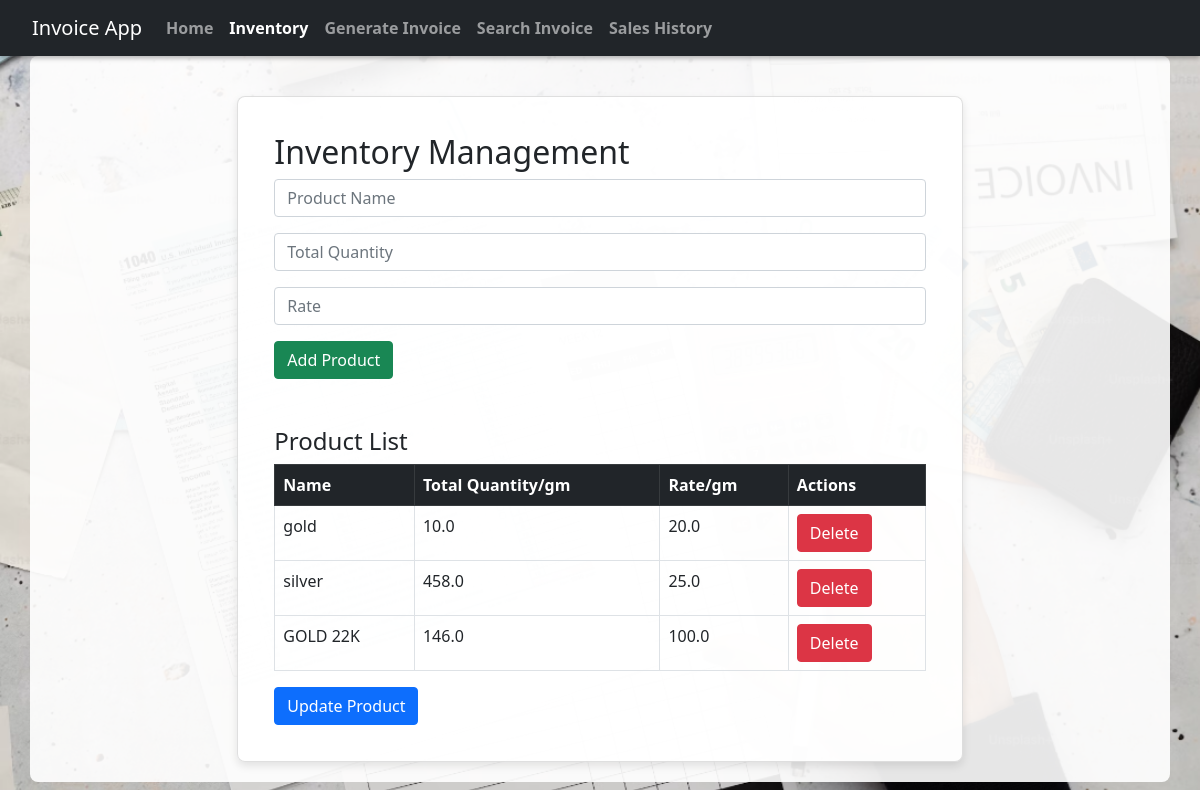
Page /inventory on the committed database.
### models.py (models this page shows)
class Product(db.Model):
    id = db.Column(db.Integer, primary_key=True)
    name = db.Column(db.String(100), nullable=False)
    total_quantity = db.Column(db.Float, nullable=False)
    rate = db.Column(db.Float, nullable=False)
    items = db.relationship('InvoiceItem', backref='product', cascade="all, delete-orphan", passive_deletes=True)

### app.py (the view)
@app.route('/inventory')
def inventory():
    products = Product.query.all()
    return render_template('inventory.html', products=products)

### templates/inventory.html (shortened to what this page needs)
<!DOCTYPE html>
<html lang="en">
<head>
    <link href="https://cdn.jsdelivr.net/npm/bootstrap@5.1.0/dist/css/bootstrap.min.css" rel="stylesheet">
    <link href="/static/css/instyles.css" rel="stylesheet">
</head>
<body>
    <nav class="navbar navbar-expand-lg navbar-dark bg-dark fixed-top">
        <div class="container-fluid">
            <a class="navbar-brand" href="/">Invoice App</a>
            <div class="collapse navbar-collapse">
                <ul class="navbar-nav me-auto mb-2 mb-lg-0">
                    <li class="nav-item">
                        <a class="nav-link" href="/">Home</a>
                    </li>
                    <li class="nav-item">
                        <a class="nav-link active" href="/inventory">Inventory</a>
                    </li>
                    <li class="nav-item">
                        <a class="nav-link" href="/generate_invoice_page">Generate Invoice</a>
                    </li>
                    <li class="nav-item">
                        <a class="nav-link" href="/search_invoice">Search Invoice</a>
                    </li>
                        <a class="nav-link" href="/sales_history">Sales History</a>
                </ul>
            </div>
        </div>
    </nav>
    <div class="container">
        <div class="row">
            <div class="col-md-8 offset-md-2">
                <div class="card">
                    <div class="card-body">
                        <h2>Inventory Management</h2>
                        <form action="/add_product" method="POST">
                            <div class="mb-3">
                                <input type="text" name="name" class="form-control" placeholder="Product Name" required>
                            </div>
                            <div class="mb-3">
                                <input type="number" step="0.01" name="total_quantity" class="form-control" placeholder="Total Quantity" required>
                            </div>
                            <div class="mb-3">
                                <input type="number" step="0.01" name="rate" class="form-control" placeholder="Rate" required>
                            </div>
                            <button type="submit" class="btn btn-success">Add Product</button>
                        </form>
                        <h4 class="mt-5">Product List</h4>
                        <table class="table table-bordered">
                            <thead class="table-dark">
                                <tr>
                                    <th>Name</th>
                                    <th>Total Quantity/gm</th>
                                    <th>Rate/gm</th>
                                    <th>Actions</th>
                                </tr>
                            </thead>
                            <tbody>
                                {% for product in products %}
                                <tr>
                                    <td>{{ product.name }}</td>
                                    <td>{{ product.total_quantity }}</td>
                                    <td>{{ product.rate }}</td>
                                    <td>
                                        <form action="/delete_product/{{ product.id }}" method="POST" style="display:inline;">
                                            <button type="submit" class="btn btn-danger" onclick="return confirm('Are you sure?');">Delete</button>
                                        </form>
                                    </td>
                                </tr>
                                {% endfor %}
                            </tbody>
                        </table>
                        <button type="button" class="btn btn-primary" data-bs-toggle="modal" data-bs-target="#updateModal">Update Product</button>
                    </div>
                </div>
            </div>
        </div>
    </div>
</body>
</html>

### static/css/instyles.css (style rules this page uses)
body { background-image: url('/static/images/background.jpg'); background-size: cover; background-position: center; background-repeat: no-repeat; background-attachment: fixed; height: 100vh; padding-top: 56px; }
nav { background-color: #343a40; padding: 10px 20px; box-shadow: 0 2px 5px rgba(0, 0, 0, 0.3); }
nav a.nav-link { color: white; font-weight: bold; transition: color 0.3s ease; }
.card { margin-top: 20px; box-shadow: 0px 4px 8px rgba(0, 0, 0, 0.1); }
.container, .card { background-color: rgba(255, 255, 255, 0.9); padding: 20px; border-radius: 8px; }

### rows in the picture
Product: name "gold", total_quantity "10.0", rate "20.0"
Product: name "silver", total_quantity "458.0", rate "25.0"
Product: name "GOLD 22K", total_quantity "146.0", rate "100.0"
